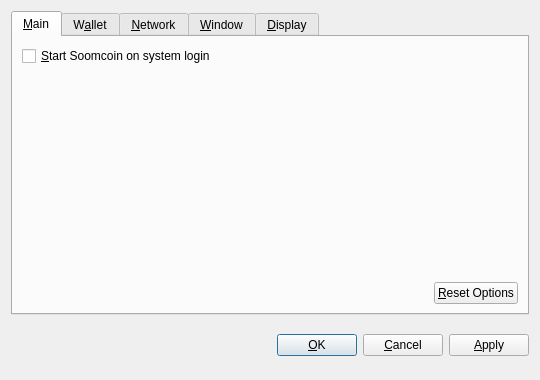
<?xml version="1.0" encoding="UTF-8"?>
<ui version="4.0">
 <class>OptionsDialog</class>
 <widget class="QDialog" name="OptionsDialog">
  <property name="geometry">
   <rect>
    <x>0</x>
    <y>0</y>
    <width>540</width>
    <height>380</height>
   </rect>
  </property>
  <property name="windowTitle">
   <string>Options</string>
  </property>
  <property name="modal">
   <bool>true</bool>
  </property>
  <layout class="QVBoxLayout" name="verticalLayout">
   <item>
    <widget class="QTabWidget" name="tabWidget">
     <property name="tabPosition">
      <enum>QTabWidget::North</enum>
     </property>
     <property name="currentIndex">
      <number>0</number>
     </property>
     <widget class="QWidget" name="tabMain">
      <attribute name="title">
       <string>&amp;Main</string>
      </attribute>
      <layout class="QVBoxLayout" name="verticalLayout_Main">
       <item>
        <widget class="QCheckBox" name="bitcoinAtStartup">
         <property name="toolTip">
          <string>Automatically start Soomcoin after logging in to the system.</string>
         </property>
         <property name="text">
          <string>&amp;Start Soomcoin on system login</string>
         </property>
        </widget>
       </item>
       <item>
        <spacer name="verticalSpacer_Main">
         <property name="orientation">
          <enum>Qt::Vertical</enum>
         </property>
         <property name="sizeHint" stdset="0">
          <size>
           <width>20</width>
           <height>40</height>
          </size>
         </property>
        </spacer>
       </item>
       <item>
        <layout class="QHBoxLayout" name="horizontalLayout_2_Main">
         <item>
          <spacer name="horizontalSpacer_2_Main">
           <property name="orientation">
            <enum>Qt::Horizontal</enum>
           </property>
           <property name="sizeHint" stdset="0">
            <size>
             <width>40</width>
             <height>20</height>
            </size>
           </property>
          </spacer>
         </item>
         <item>
          <widget class="QPushButton" name="resetButton">
           <property name="toolTip">
            <string>Reset all client options to default.</string>
           </property>
           <property name="text">
            <string>&amp;Reset Options</string>
           </property>
           <property name="autoDefault">
            <bool>false</bool>
           </property>
          </widget>
         </item>
        </layout>
       </item>
      </layout>
     </widget>
     <widget class="QWidget" name="tabWallet">
      <attribute name="title">
       <string>W&amp;allet</string>
      </attribute>
      <layout class="QVBoxLayout" name="verticalLayout_Network">
       <item>
        <widget class="QLabel" name="transactionFeeInfoLabel">
         <property name="text">
          <string>Optional transaction fee per kB that helps make sure your transactions are processed quickly. Most transactions are 1 kB.</string>
         </property>
         <property name="textFormat">
          <enum>Qt::PlainText</enum>
         </property>
         <property name="wordWrap">
          <bool>true</bool>
         </property>
        </widget>
       </item>
       <item>
        <layout class="QHBoxLayout" name="horizontalLayout_1_Main">
         <item>
          <widget class="QLabel" name="transactionFeeLabel">
           <property name="text">
            <string>Pay transaction &amp;fee</string>
           </property>
           <property name="textFormat">
            <enum>Qt::PlainText</enum>
           </property>
           <property name="buddy">
            <cstring>transactionFee</cstring>
           </property>
          </widget>
         </item>
         <item>
          <widget class="BitcoinAmountField" name="transactionFee"/>
         </item>
         <item>
          <spacer name="horizontalSpacer_1_Main">
           <property name="orientation">
            <enum>Qt::Horizontal</enum>
           </property>
           <property name="sizeHint" stdset="0">
            <size>
             <width>40</width>
             <height>20</height>
            </size>
           </property>
          </spacer>
         </item>
        </layout>
       </item>
       <item>
        <widget class="QLabel" name="label">
         <property name="text">
          <string>If you disable the spending of unconfirmed change, the change from a transaction cannot be used until that transaction has at least one confirmation. This also affects how your balance is computed.</string>
         </property>
         <property name="wordWrap">
          <bool>true</bool>
         </property>
        </widget>
       </item>
       <item>
        <widget class="QCheckBox" name="spendZeroConfChange">
         <property name="text">
          <string>Spend unconfirmed change  (experts only)</string>
         </property>
        </widget>
       </item>
       <item>
        <spacer name="verticalSpacer">
         <property name="orientation">
          <enum>Qt::Vertical</enum>
         </property>
         <property name="sizeHint" stdset="0">
          <size>
           <width>20</width>
           <height>40</height>
          </size>
         </property>
        </spacer>
       </item>
      </layout>
     </widget>
     <widget class="QWidget" name="tabNetwork">
      <attribute name="title">
       <string>&amp;Network</string>
      </attribute>
      <layout class="QVBoxLayout" name="verticalLayout_Network">
       <item>
        <widget class="QCheckBox" name="mapPortUpnp">
         <property name="toolTip">
          <string>Automatically open the Soomcoin client port on the router. This only works when your router supports UPnP and it is enabled.</string>
         </property>
         <property name="text">
          <string>Map port using &amp;UPnP</string>
         </property>
        </widget>
       </item>
       <item>
        <widget class="QCheckBox" name="connectSocks">
         <property name="toolTip">
          <string>Connect to the Soomcoin network through a SOCKS proxy (e.g. when connecting through Tor).</string>
         </property>
         <property name="text">
          <string>&amp;Connect through SOCKS proxy:</string>
         </property>
        </widget>
       </item>
       <item>
        <layout class="QHBoxLayout" name="horizontalLayout_Network">
         <item>
          <widget class="QLabel" name="proxyIpLabel">
           <property name="text">
            <string>Proxy &amp;IP:</string>
           </property>
           <property name="textFormat">
            <enum>Qt::PlainText</enum>
           </property>
           <property name="buddy">
            <cstring>proxyIp</cstring>
           </property>
          </widget>
         </item>
         <item>
          <widget class="QValidatedLineEdit" name="proxyIp">
           <property name="maximumSize">
            <size>
             <width>140</width>
             <height>16777215</height>
            </size>
           </property>
           <property name="toolTip">
            <string>IP address of the proxy (e.g. 127.0.0.1)</string>
           </property>
          </widget>
         </item>
         <item>
          <widget class="QLabel" name="proxyPortLabel">
           <property name="text">
            <string>&amp;Port:</string>
           </property>
           <property name="textFormat">
            <enum>Qt::PlainText</enum>
           </property>
           <property name="buddy">
            <cstring>proxyPort</cstring>
           </property>
          </widget>
         </item>
         <item>
          <widget class="QLineEdit" name="proxyPort">
           <property name="maximumSize">
            <size>
             <width>55</width>
             <height>16777215</height>
            </size>
           </property>
           <property name="toolTip">
            <string>Port of the proxy (e.g. 9050)</string>
           </property>
          </widget>
         </item>
         <item>
          <widget class="QLabel" name="socksVersionLabel">
           <property name="text">
            <string>SOCKS &amp;Version:</string>
           </property>
           <property name="textFormat">
            <enum>Qt::PlainText</enum>
           </property>
           <property name="buddy">
            <cstring>socksVersion</cstring>
           </property>
          </widget>
         </item>
         <item>
          <widget class="QValueComboBox" name="socksVersion">
           <property name="toolTip">
            <string>SOCKS version of the proxy (e.g. 5)</string>
           </property>
          </widget>
         </item>
         <item>
          <spacer name="horizontalSpacer_Network">
           <property name="orientation">
            <enum>Qt::Horizontal</enum>
           </property>
           <property name="sizeHint" stdset="0">
            <size>
             <width>40</width>
             <height>20</height>
            </size>
           </property>
          </spacer>
         </item>
        </layout>
       </item>
       <item>
        <spacer name="verticalSpacer_Network">
         <property name="orientation">
          <enum>Qt::Vertical</enum>
         </property>
         <property name="sizeHint" stdset="0">
          <size>
           <width>20</width>
           <height>40</height>
          </size>
         </property>
        </spacer>
       </item>
      </layout>
     </widget>
     <widget class="QWidget" name="tabWindow">
      <attribute name="title">
       <string>&amp;Window</string>
      </attribute>
      <layout class="QVBoxLayout" name="verticalLayout_Window">
       <item>
        <widget class="QCheckBox" name="minimizeToTray">
         <property name="toolTip">
          <string>Show only a tray icon after minimizing the window.</string>
         </property>
         <property name="text">
          <string>&amp;Minimize to the tray instead of the taskbar</string>
         </property>
        </widget>
       </item>
       <item>
        <widget class="QCheckBox" name="minimizeOnClose">
         <property name="toolTip">
          <string>Minimize instead of exit the application when the window is closed. When this option is enabled, the application will be closed only after selecting Quit in the menu.</string>
         </property>
         <property name="text">
          <string>M&amp;inimize on close</string>
         </property>
        </widget>
       </item>
       <item>
        <spacer name="verticalSpacer_Window">
         <property name="orientation">
          <enum>Qt::Vertical</enum>
         </property>
         <property name="sizeHint" stdset="0">
          <size>
           <width>20</width>
           <height>40</height>
          </size>
         </property>
        </spacer>
       </item>
      </layout>
     </widget>
     <widget class="QWidget" name="tabDisplay">
      <attribute name="title">
       <string>&amp;Display</string>
      </attribute>
      <layout class="QVBoxLayout" name="verticalLayout_Display">
       <item>
        <layout class="QHBoxLayout" name="horizontalLayout_1_Display">
         <item>
          <widget class="QLabel" name="langLabel">
           <property name="text">
            <string>User Interface &amp;language:</string>
           </property>
           <property name="textFormat">
            <enum>Qt::PlainText</enum>
           </property>
           <property name="buddy">
            <cstring>lang</cstring>
           </property>
          </widget>
         </item>
         <item>
          <widget class="QValueComboBox" name="lang">
           <property name="toolTip">
            <string>The user interface language can be set here. This setting will take effect after restarting Soomcoin.</string>
           </property>
          </widget>
         </item>
        </layout>
       </item>
       <item>
        <layout class="QHBoxLayout" name="horizontalLayout_2_Display">
         <item>
          <widget class="QLabel" name="unitLabel">
           <property name="text">
            <string>&amp;Unit to show amounts in:</string>
           </property>
           <property name="textFormat">
            <enum>Qt::PlainText</enum>
           </property>
           <property name="buddy">
            <cstring>unit</cstring>
           </property>
          </widget>
         </item>
         <item>
          <widget class="QValueComboBox" name="unit">
           <property name="toolTip">
            <string>Choose the default subdivision unit to show in the interface and when sending coins.</string>
           </property>
          </widget>
         </item>
        </layout>
       </item>
       <item>
        <widget class="QCheckBox" name="displayAddresses">
         <property name="toolTip">
          <string>Whether to show Soomcoin addresses in the transaction list or not.</string>
         </property>
         <property name="text">
          <string>&amp;Display addresses in transaction list</string>
         </property>
        </widget>
       </item>
       <item>
        <widget class="QCheckBox" name="coinControlFeatures">
         <property name="toolTip">
          <string>Whether to show coin control features or not.</string>
         </property>
         <property name="text">
          <string>Display coin &amp;control features (experts only!)</string>
         </property>
        </widget>
       </item>
       <item>
        <spacer name="verticalSpacer_Display">
         <property name="orientation">
          <enum>Qt::Vertical</enum>
         </property>
         <property name="sizeHint" stdset="0">
          <size>
           <width>20</width>
           <height>40</height>
          </size>
         </property>
        </spacer>
       </item>
      </layout>
     </widget>
    </widget>
   </item>
   <item>
    <layout class="QHBoxLayout" name="horizontalLayout_Buttons">
     <item>
      <spacer name="horizontalSpacer_1">
       <property name="orientation">
        <enum>Qt::Horizontal</enum>
       </property>
       <property name="sizeHint" stdset="0">
        <size>
         <width>40</width>
         <height>48</height>
        </size>
       </property>
      </spacer>
     </item>
     <item>
      <widget class="QLabel" name="statusLabel">
       <property name="font">
        <font>
         <weight>75</weight>
         <bold>true</bold>
        </font>
       </property>
       <property name="text">
        <string/>
       </property>
       <property name="textFormat">
        <enum>Qt::PlainText</enum>
       </property>
       <property name="wordWrap">
        <bool>true</bool>
       </property>
      </widget>
     </item>
     <item>
      <spacer name="horizontalSpacer_2">
       <property name="orientation">
        <enum>Qt::Horizontal</enum>
       </property>
       <property name="sizeHint" stdset="0">
        <size>
         <width>40</width>
         <height>48</height>
        </size>
       </property>
      </spacer>
     </item>
     <item>
      <widget class="QPushButton" name="okButton">
       <property name="text">
        <string>&amp;OK</string>
       </property>
      </widget>
     </item>
     <item>
      <widget class="QPushButton" name="cancelButton">
       <property name="text">
        <string>&amp;Cancel</string>
       </property>
       <property name="autoDefault">
        <bool>false</bool>
       </property>
      </widget>
     </item>
     <item>
      <widget class="QPushButton" name="applyButton">
       <property name="text">
        <string>&amp;Apply</string>
       </property>
       <property name="autoDefault">
        <bool>false</bool>
       </property>
      </widget>
     </item>
    </layout>
   </item>
  </layout>
 </widget>
 <customwidgets>
  <customwidget>
   <class>BitcoinAmountField</class>
   <extends>QSpinBox</extends>
   <header>bitcoinamountfield.h</header>
  </customwidget>
  <customwidget>
   <class>QValueComboBox</class>
   <extends>QComboBox</extends>
   <header>qvaluecombobox.h</header>
  </customwidget>
  <customwidget>
   <class>QValidatedLineEdit</class>
   <extends>QLineEdit</extends>
   <header>qvalidatedlineedit.h</header>
  </customwidget>
 </customwidgets>
 <resources/>
 <connections/>
</ui>
